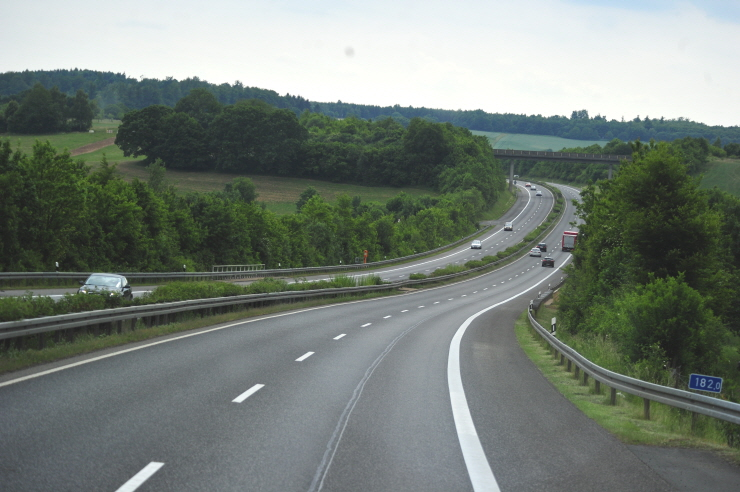
#> input picture ROS_Project/Carmera/Picture/Roi/LineImage2.jpg, 740 x 492 px, found by its file name
$ python DiagramDraw.py
#> lines starting #> are read from the running program, lines starting #| are printed output that depends on the picture; after the words box and inside, x2 and y2 are one past the last pixel; in counts of white or black regions, pixels touching at a corner belong together
import cv2
import numpy as np

imgpath = 'D:\\Programing\\Python_Workspace\\Carmera\\Roi\\LineImage2.jpg'
img = cv2.imread(imgpath, cv2.IMREAD_COLOR)
#> img is the input picture: shape (492, 740, 3); mean B, G, R 119.5, 126.5, 117.4
img = cv2.rectangle(img, (450,180), (600,280), (0,255,0), 3)
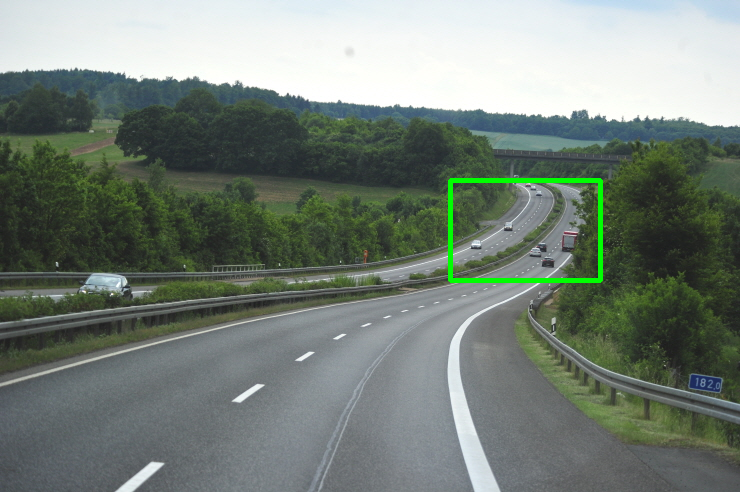
#> img: shape (492, 740, 3); 0.68% of pixels changed, all inside (x1, y1, x2, y2) = (448, 178, 603, 283)

print(len(img), len(img[0]))
#| 492 740

cv2.imshow('rectangle', img)
cv2.waitKey(0)
cv2.destroyAllWindows()
